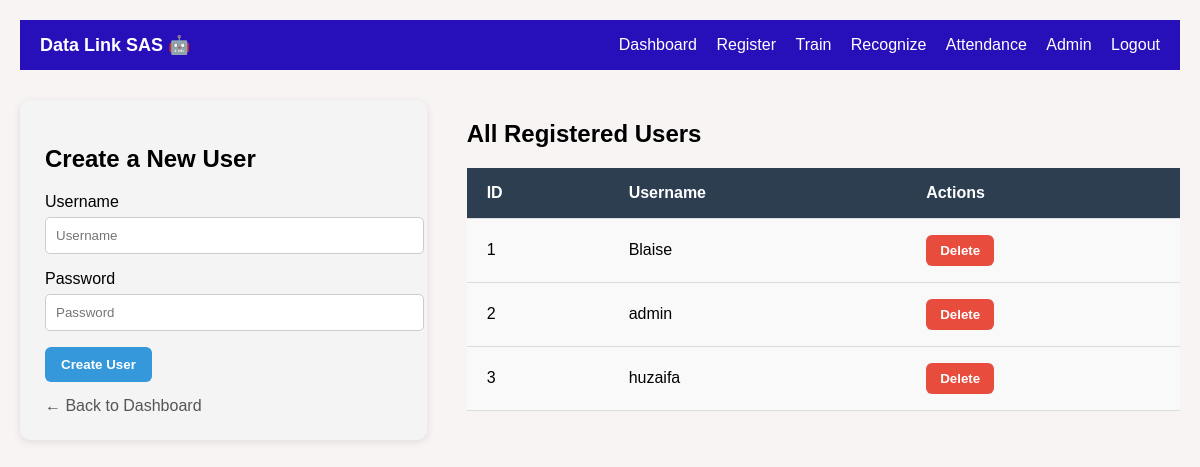
/create_user, run on an earlier commit of the app's database.
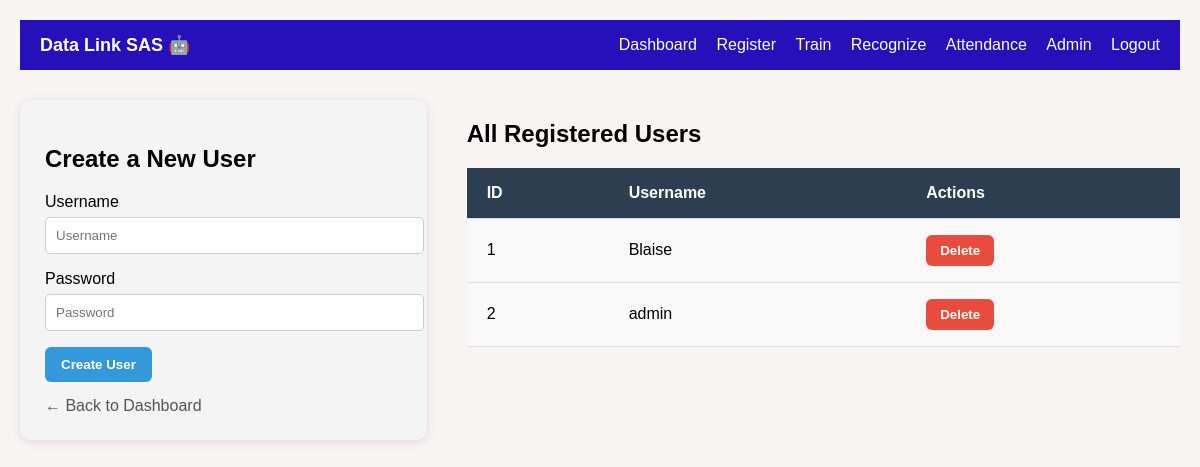
And on a later commit of the database.
### tables this page shows
CREATE TABLE users (
            id INTEGER PRIMARY KEY AUTOINCREMENT,
            username TEXT NOT NULL UNIQUE,
            password TEXT NOT NULL,
            role TEXT NOT NULL DEFAULT 'user'
        );

### server.py (the view, shortened to what this page needs)
@app.route("/create_user", methods=["GET", "POST"])
def create_user():
    conn = sqlite3.connect(DB_NAME)
    cursor = conn.cursor()
    cursor.execute("SELECT id, username FROM users")
    users = cursor.fetchall()
    conn.close()
    return render_template("create_user.html", users=users)

### templates/create_user.html (shortened to what this page needs)
<!DOCTYPE html>
<html lang="en">
<head>
</head>
<body>
    <div class="topnav">
    <div class="logo">Data Link SAS 🤖</div>
    <div class="nav-links">
      <a href="{{url_for('dashboard')}}">Dashboard</a>
      <a href="{{url_for('register')}}">Register</a>
      <a href="/train">Train</a>
      <a href="/select_course">Recognize</a>
      <a href="/all_schedules">Attendance</a>
      <a href="{{url_for('create_user')}}">Admin</a>
      <a href="/logout">Logout</a>
    </div>
  </div>
<div class="container">
  <div class="formdiv">
    <h2>Create a New User</h2>
    <form method="POST">
      <label>Username</label><br>
      <input type="text" name="username" placeholder="Username" required><br>
      <label>Password</label><br>
      <input type="password" name="password" placeholder="Password"><br>
      <button type="submit">Create User</button><br>
      <a href="{{url_for('dashboard')}}">← Back to Dashboard</a>
    </form>
  </div>
  <div class="user-table-wrapper">
    <h2>All Registered Users</h2>
    <table class="user-table">
      <tr>
        <th>ID</th>
        <th>Username</th>
        <th>Actions</th>
      </tr>
      {% for user in users %}
      <tr>
        <td>{{loop.index}}</td>
        <td>{{ user[1] }}</td>
        <td>
          <form action="{{ url_for('delete_user', user_id=user[0]) }}" method="POST" onsubmit="return confirm('Are you sure you want to delete this user?');">
            <button type="submit" class="delete-btn">Delete</button>
          </form>
        </td>
      </tr>
      {% endfor %}
    </table>
  </div>
</div>
</body>
</html>

### templates/create_user.html (style rules this page uses)
body { font-family: Arial, sans-serif; margin: 20px; background: #f8f4f4; }
.topnav { background-color: #2710ba; padding: 0px 20px; height: 50px; display: flex; justify-content: space-between; align-items: center; color: #fff; }
.topnav .logo { font-weight: bold; font-size: 18px; }
.topnav .nav-links a { color: #fff; margin-left: 15px; text-decoration: none; }
.container { display: flex; justify-content: space-between; align-items: flex-start; gap: 40px; margin-top: 30px; flex-wrap: wrap; }
.formdiv { flex: 1; min-width: 300px; max-width: 400px; background-color: #f4f4f4; padding: 25px; border-radius: 10px; box-shadow: 0 2px 8px rgba(0,0,0,0.1); }
.formdiv h2 { margin-bottom: 20px; }
.formdiv input { width: 100%; padding: 10px; margin-top: 6px; margin-bottom: 16px; border: 1px solid #ccc; border-radius: 5px; }
.formdiv button { background-color: #3498db; color: white; padding: 10px 16px; border: none; border-radius: 6px; cursor: pointer; font-weight: bold; }
.formdiv a { display: inline-block; margin-top: 15px; color: #555; text-decoration: none; }
.user-table-wrapper { flex: 2; min-width: 500px; }
.user-table { width: 100%; border-collapse: collapse; font-family: Arial, sans-serif; background-color: #f9f9f9; }
.user-table th, .user-table td { padding: 16px 20px; text-align: left; border-bottom: 1px solid #ddd; }
.user-table th { background-color: #2c3e50; color: #ffffff; font-size: 16px; }
.delete-btn { background-color: #e74c3c; color: white; padding: 8px 14px; border: none; border-radius: 6px; cursor: pointer; font-weight: bold; }

What changed in the data, as far as the page shows it:
removed users: username "huzaifa"
